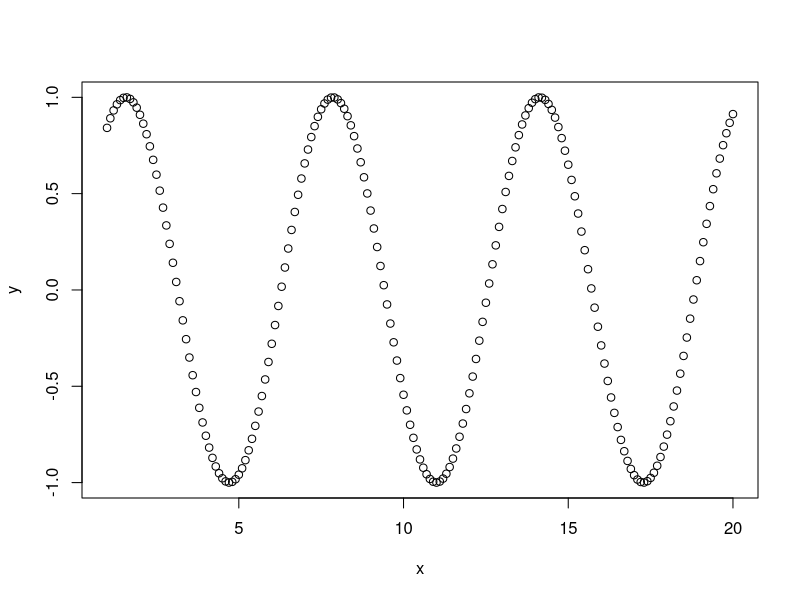
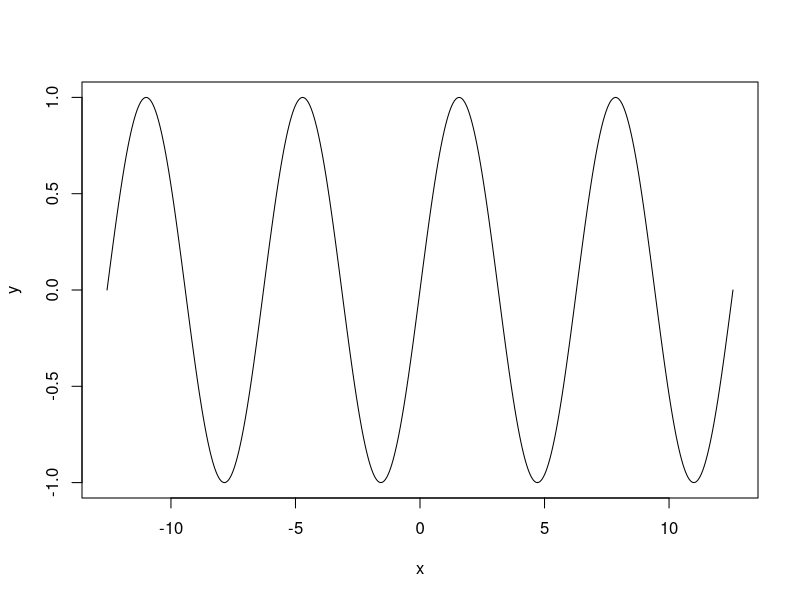

Here is the R script that generated these plots, in order:
# Menghitung akar kuadrat 
waktu <- 144
akar_waktu <- sqrt(waktu) 
akar_waktu

# Logaritma Ukuran File
ukuran_file <- 2048
log_file <- log(ukuran_file) 
log_file

# Nilai Mutlak Selisih Waktu Respons 
respon_v1 <- 320
respon_v2 <- 290
selisih_respon <- abs(respon_v1 - respon_v2) 
selisih_respon

# Fungsi Statistika Sederhana
memori <- c(512, 480, 530, 500)
min_memori <- min(memori) 
max_memori <- max(memori)
min_memori 
max_memori

# Rata-rata Jumlah Baris Kode per Modul 
baris_kode <- c(350, 420, 380, 400)
rata_kode <- mean(baris_kode) 
rata_kode

round(3.1415, digits = 2)
100:130
t <- c(74, 31, 95, 61, 76, 34, 23, 54, 96) 
mean(t)
median(t)
sort(t)
quantile(t)
summary(t)

x <- seq(1, 20, 0.1) 
y <- sin(x)
plot(x,y)

x<-seq(-4*pi,4*pi,length=500) 
y<-sin(x)
plot(x,y,type="l")
